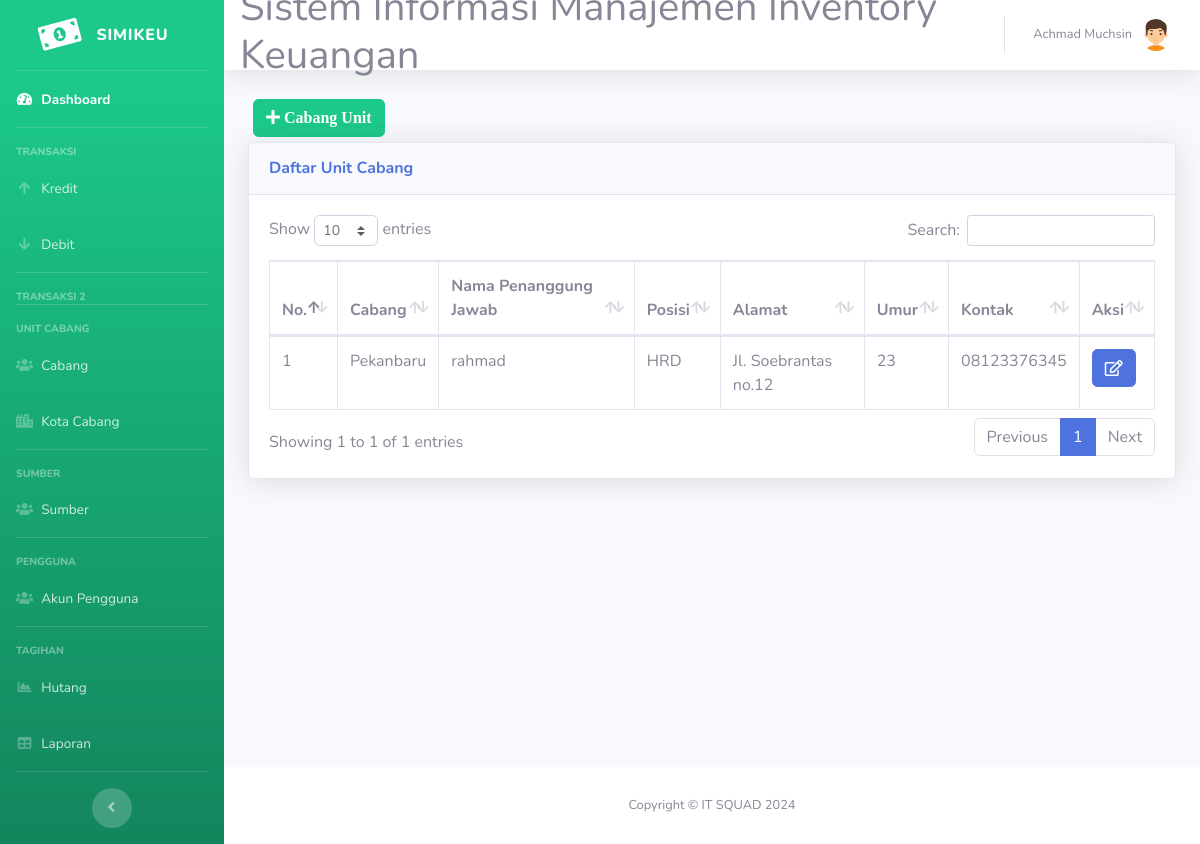
Screenshot of /cabang.php (signed in) with the database file from the repository.
### tables this page shows
CREATE TABLE `karyawan` (
  `id_karyawan` int(11) NOT NULL,
  `nama` varchar(40) NOT NULL,
  `posisi` varchar(40) NOT NULL,
  `alamat` varchar(40) NOT NULL,
  `umur` int(11) NOT NULL,
  `kontak` varchar(40) NOT NULL,
  `cabang` varchar(40) NOT NULL,
  `id_cabang` int(11) NOT NULL
);

CREATE TABLE `kota_cabang` (
  `id` int(11) NOT NULL,
  `nama_kota` varchar(40) NOT NULL,
  `alamat` varchar(100) NOT NULL
);

### cabang.php (the view, shortened to what this page needs)
<!DOCTYPE html>
<html lang="en">
<head>
  <link href="vendor/fontawesome-free/css/all.min.css" rel="stylesheet" type="text/css">
  <link href="css/sb-admin-2.min.css" rel="stylesheet">
  <link href="vendor/datatables/dataTables.bootstrap4.min.css" rel="stylesheet">
</head>
<body id="page-top">
<?php require 'koneksi.php'; ?>
<?php require 'sidebar.php'; ?>
      <div id="content">
<?php require 'navbar.php'; ?>
        <div class="container-fluid">
<button type="button" class="btn btn-success" style="margin:5px" data-toggle="modal" data-target="#myModalTambah"><i class="fa fa-plus"> Cabang Unit</i></button><br>
          <div class="card shadow mb-4">
            <div class="card-header py-3">
              <h6 class="m-0 font-weight-bold text-primary">Daftar Unit Cabang</h6>
            </div>
            <div class="card-body">
              <div class="table-responsive">
                <table class="table table-bordered" id="dataTable" width="100%" cellspacing="0">
                  <thead>
                    <tr>
                      <th>No.</th>
                      <th>Cabang</th>
                      <th>Nama Penanggung Jawab</th>
                      <th>Posisi</th>
                      <th>Alamat</th>
                      <th>Umur</th>
                      <th>Kontak</th>
                      <th>Aksi</th>
                    </tr>
                  </thead>
                  <tbody>
				  <?php
$query = mysqli_query($koneksi,"SELECT * FROM karyawan, kota_cabang WHERE karyawan.id_cabang = kota_cabang.id");
$no = 1;
while ($data = mysqli_fetch_assoc($query))
{
?>
                    <tr>
                    <td><?=$no?></td>
                      <td><?=$data['nama_kota']?></td>
                      <td><?=$data['nama']?></td>
                      <td><?=$data['posisi']?></td>
                      <td><?=$data['alamat']?></td>
                      <td><?=$data['umur']?></td>
                      <td><?=$data['kontak']?></td>
					  <td>
<a href="#" type="button" class=" fa fa-edit btn btn-primary btn-md" data-toggle="modal" data-target="#myModal<?php echo $data['id_karyawan']; ?>"></a>
</td>
</tr>
<?php $no++; ?>
          <?php
          $query = mysqli_query($koneksi,"SELECT * FROM kota_cabang") or die (mysqli_error($koneksi));
          ?>
  </div>
<?php
}
?>
              </div>
            </div>
          </div>
        </div>
      </div>
<?php require 'footer.php'?>
    </div>
</body>
</html>

### rows the page displays
karyawan: kota_cabang.nama_kota "Pekanbaru", nama "rahmad", posisi "HRD", kota_cabang.alamat "Jl. Soebrantas no.12", umur "23", kontak "08123376345"

### other values shown
$_SESSION['nama'] "Achmad Muchsin"
